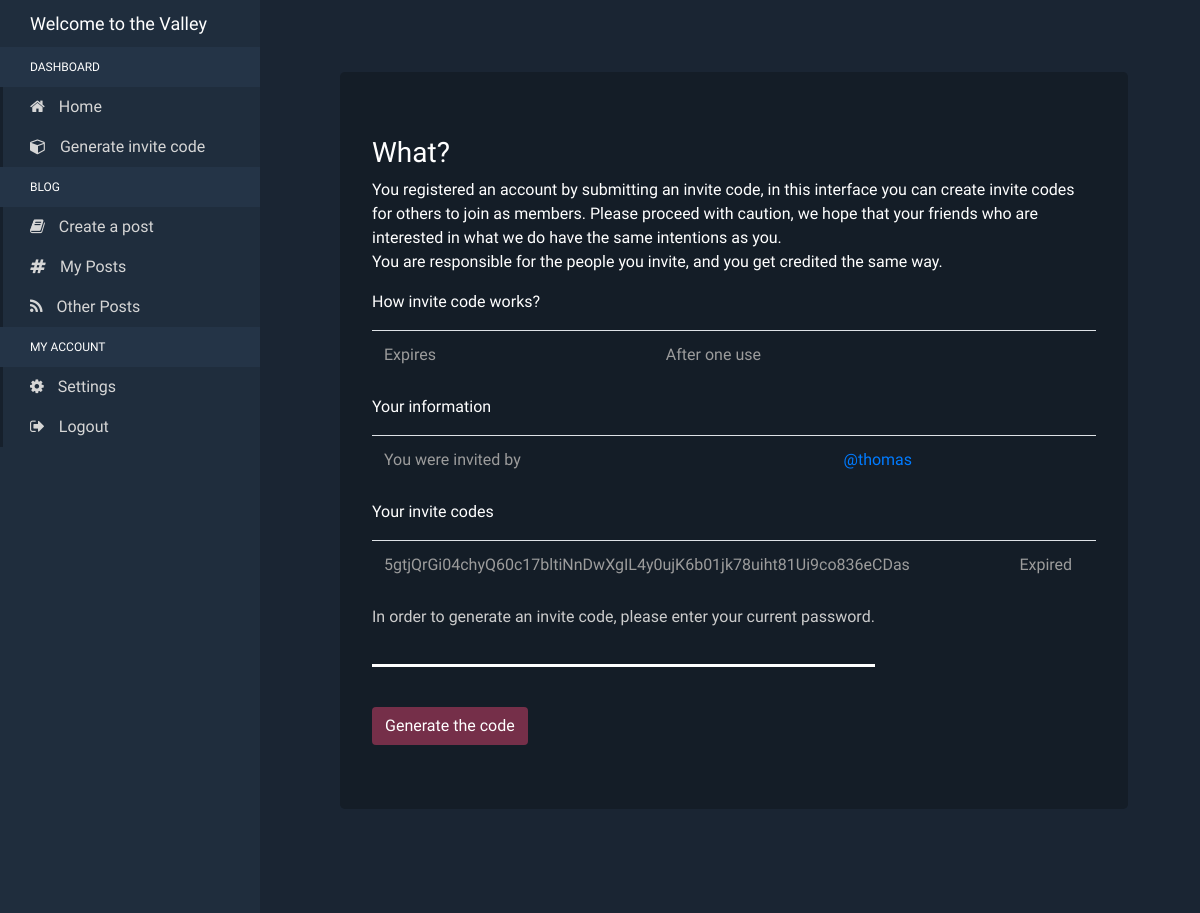
Page /generate-invite-code (signed in) on the committed database.
### application/models.py (models this page shows)
class Invitations(db.Model, UserMixin):
    __tablename__ = 'invitation_codes'
    id = db.Column(db.Integer, primary_key=True)
    invitation_code = db.Column(db.String(64), unique=True)
    expired = db.Column(db.Boolean(), default=False)
    creation_date = db.Column(db.DateTime, default=datetime.utcnow)
    creator_id = db.Column(db.Integer, db.ForeignKey('users_db.id'))
    def __repr__(self):
        return f"{self.invitation_code}"

### application/views.py (the view, shortened to what this page needs)
@trv.route('/generate-invite-code', methods=['GET', 'POST'])
@login_required
def gen_invite():
    user_data = Users.query.filter_by(username=current_user.username).first()
    invitations = Invitations.query.all()
    used_tokens = Users.query.order_by(Users.invitation_code).first()
    print(used_tokens)
    token_status = ''
    if used_tokens in invitations:
        token_status += 'Expired'
    if not used_tokens in invitations:
        token_status += 'Not Used'
    return flask.render_template('./logged_in/gen_invite.html', all_codes=user_data.created_invitations, token_status=token_status)

### app.py (called while the page is built)
@trv.before_request
def before_request():
    flask.session.permanent = True
    trv.permanent_session_lifetime = timedelta(hours=6)      # if the member doesn't select remember me, we still kick them!

### application/models.py (called while the page is built)
@login.user_loader
def load_user(id):
    return Users.query.get(int(id))

    def __repr__(self):
        return f"<Member username {self.username}"

### templates/logged_in/gen_invite.html (shortened to what this page needs)
<!DOCTYPE html>
<html lang="en" dir="ltr">
  <head>
    <link rel="stylesheet" href="https://maxcdn.bootstrapcdn.com/bootstrap/4.5.0/css/bootstrap.min.css">
    <link href="https://maxcdn.bootstrapcdn.com/font-awesome/4.5.0/css/font-awesome.min.css" rel="stylesheet" />
    <link rel="stylesheet" href="{{ url_for('static', filename='/styles/logged_in/index.css') }}">
    <link rel="stylesheet" href="{{ url_for('static', filename='/styles/login.css') }}">
    <link rel="stylesheet" href="{{ url_for('static', filename='/styles/logged_in/settings.css') }}">
  </head>
  <body>
    <div class="sidebar-container">
      <div class="sidebar-logo">
        Welcome to the Valley
      </div>
    <ul class="sidebar-navigation">
      <li class="header">Dashboard</li>
      <li>
        <a href="{{ url_for('home') }}">
          <i class="fa fa-home" aria-hidden="true"></i> Home
        </a>
      </li>
      <li>
        <a href="{{ url_for('gen_invite') }}">
          <i class="fa fa-cube" aria-hidden="true"></i> Generate invite code
        </a>
      </li>
      <li class="header">Blog</li>
      <li>
        <a href="{{ url_for('create_post') }}">
          <i class="fa fa-book" aria-hidden="true"></i> Create a post
        </a>
      </li>
      <li>
        <a href="{{ url_for('currUsrPosts') }}">
          <i class="fa fa-hashtag" aria-hidden="true"></i> My Posts
        </a>
      </li>
      <li>
        <a href="{{ url_for('members_posts') }}">
          <i class="fa fa-feed" aria-hidden="true"></i> Other Posts
        </a>
      </li>
      <li class="header">My Account</li>
      <li>
        <a href="{{ url_for('user_settings') }}">
          <i class="fa fa-cog" aria-hidden="true"></i> Settings
        </a>
      </li>
      <li>
        <a href="{{ url_for('logout') }}">
          <i class="fa fa-sign-out" aria-hidden="true"></i> Logout
        </a>
      </li>
    </ul>
  </div>
    <div class="content-container">
        <div class="jumbotron">
          <h3>What?</h3>
          <p>You registered an account by submitting an invite code, in this interface you can create invite codes for others to join as members.
          Please proceed with caution, we hope that your friends who are interested in what we do have the same intentions as you.<br>
          You are responsible for the people you invite, and you get credited the same way.</p>
          <p>How invite code works?</p>
          <table class="table">
            <tbody>
              <tr>
                <td>Expires</td>
                <td>After one use</td>
              </tr>
            </tbody>
          </table>
          <p>Your information</p>
          <table class="table">
            <tbody>
              <tr>
                <td>You were invited by</td>
                <td><a href="#">@thomas</a></td>
              </tr>
            </tbody>
          </table>
          <p>Your invite codes</p>
          <table class="table">
            <tbody>
            {% for each in all_codes %}
            <tr>
                <td>{{ each }}</td>
                <td>{{ token_status }}</td>
              </tr>
            {% endfor %}
            </tbody>
          </table>
            <form action="{{ url_for('gen_invite') }}" method="post">
                <div class="form-group">
                  <label for="member_confirmation">In order to generate an invite code, please enter your current password.
                  <input type="password" class="form-control" required name="member_confirmation"></label>
                </div>
                <button type="submit" name="gen_button" class="btn btn-custom">Generate the code</button>
            </form>
        </div>
    </div>
  </body>
</html>

### static/styles/logged_in/index.css (style rules this page uses)
body { margin: 0; background-color: hsla(212, 33%, 15%, 1); }
a, .header { font-family: 'Electrolize'; }
.sidebar-container { position: fixed; width: 260px; height: 100%; left: 0; overflow-x: hidden; overflow-y: auto; background: hsla(212, 33%, 18%, 1); color: #fff; }
.content-container { padding: 6%; margin-left: 10%; padding-left: 220px; padding-top: 6%; padding-bottom: 4%; }
.jumbotron { background-color: hsla(212, 33%, 11.5%, 1); }
.sidebar-logo { padding: 10px 15px 10px 30px; font-size: 18px; background-color: hsla(212, 33%, 18%, 1); font-family: 'Aldrich' }
.sidebar-navigation { padding: 0; margin: 0; list-style-type: none; position: relative; }
.sidebar-navigation li { background-color: transparent; position: relative; display: inline-block; width: 100%; line-height: 20px; }
.sidebar-navigation li a { padding: 10px 15px 10px 30px; display: block; color: hsla(0, 0%, 84%, 1); }
.sidebar-navigation li .fa { margin-right: 10px; }
.sidebar-navigation li::before { background-color: hsla(212, 33%, 13%, 1); position: absolute; content: ''; height: 100%; left: 0; top: 0; -webkit-transition: width 0.2s ease-in; transition: width 0.2s ease-in; width: 3px; z-index: -1; }
.sidebar-navigation .header { font-size: 12px; text-transform: uppercase; background-color: hsla(212, 33%, 21%, 1); padding: 10px 15px 10px 30px; }
.sidebar-navigation .header::before { background-color: transparent; }
.btn-custom { color: #fff; background-color: hsla(337, 43%, 32%, 1); margin-top: 16px; }

### static/styles/login.css (style rules this page uses)
input { color: #fff !important; }
.form-control { background-color: transparent; border: none; border-bottom-style: solid; border-radius: 0; box-shadow: none !important; }

### static/styles/logged_in/settings.css (style rules this page uses)
label, h4 { color: hsla(0, 0%, 80%, 1); }
.form-control, .content-container, .jumbotron { min-width: 30%; font-family: 'Quantico'; }
.form-control { width: 60%; min-width: 100%; }
.form-control { color: red; }

### templates/logged_in/gen_invite.html (style rules this page uses)
h3, p, td { color: #fff; }
td { color: hsla(0, 0%, 61%, 1); }

### rows in the picture
Invitations: invitation_code "5gtjQrGi04chyQ60c17bltiNnDwXgIL4y0ujK6b01jk78uiht81Ui9co836eCDas", token_status "Expired"
